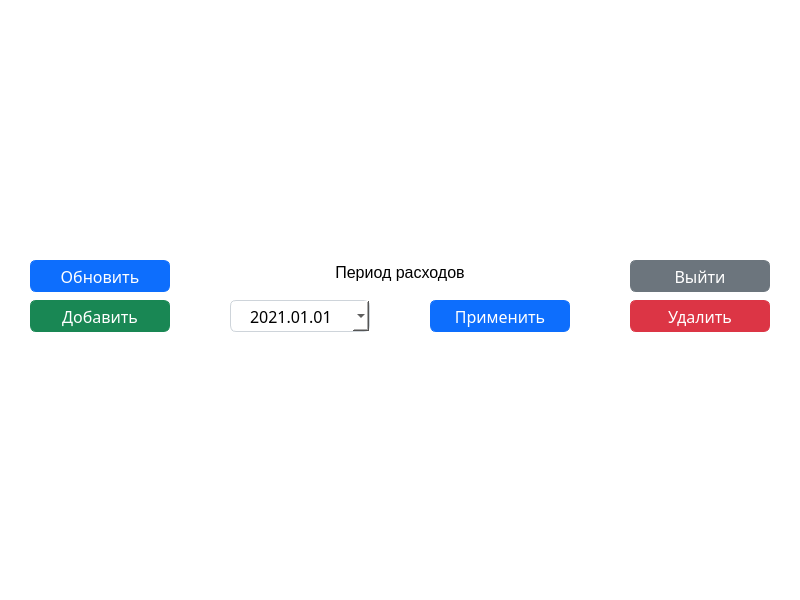
      <widget class="QWidget" name="costsTab">
       <property name="sizePolicy">
        <sizepolicy hsizetype="Fixed" vsizetype="Fixed">
         <horstretch>0</horstretch>
         <verstretch>0</verstretch>
        </sizepolicy>
       </property>
       <property name="minimumSize">
        <size>
         <width>800</width>
         <height>600</height>
        </size>
       </property>
       <property name="maximumSize">
        <size>
         <width>800</width>
         <height>600</height>
        </size>
       </property>
       <property name="styleSheet">
        <string notr="true">border: none;
background-color: rgb(255, 255, 255);</string>
       </property>
       <attribute name="title">
        <string>Расходы</string>
       </attribute>
       <widget class="QPushButton" name="addCostsButton">
        <property name="geometry">
         <rect>
          <x>30</x>
          <y>300</y>
          <width>140</width>
          <height>32</height>
         </rect>
        </property>
        <property name="font">
         <font>
          <family>Trebuchet MS</family>
          <pointsize>12</pointsize>
          <weight>50</weight>
          <bold>false</bold>
         </font>
        </property>
        <property name="styleSheet">
         <string notr="true">QPushButton {
color: white;
border:1px solid rgb(25, 135, 84);
border-radius: 6px;
background-color: rgb(25, 135, 84);
}
QPushButton:focus {
border: 3px solid rgb(21, 115, 71);
outline: none;
}
QPushButton:hover {
border-color: rgb(21, 115, 71);
background-color: rgb(21, 115, 71)
}</string>
        </property>
        <property name="text">
         <string>Добавить</string>
        </property>
       </widget>
       <widget class="QTableView" name="costsTable">
        <property name="geometry">
         <rect>
          <x>30</x>
          <y>345</y>
          <width>740</width>
          <height>230</height>
         </rect>
        </property>
        <property name="sizePolicy">
         <sizepolicy hsizetype="Fixed" vsizetype="Fixed">
          <horstretch>0</horstretch>
          <verstretch>0</verstretch>
         </sizepolicy>
        </property>
        <property name="font">
         <font>
          <family>Trebuchet MS</family>
          <pointsize>10</pointsize>
          <weight>3</weight>
          <bold>false</bold>
          <stylestrategy>PreferAntialias</stylestrategy>
         </font>
        </property>
        <property name="mouseTracking">
         <bool>false</bool>
        </property>
        <property name="focusPolicy">
         <enum>Qt::NoFocus</enum>
        </property>
        <property name="contextMenuPolicy">
         <enum>Qt::NoContextMenu</enum>
        </property>
        <property name="layoutDirection">
         <enum>Qt::LeftToRight</enum>
        </property>
        <property name="styleSheet">
         <string notr="true">QTableView {
color: black;
background-color: rgb(255,255,255);
alternate-background-color :rgb(242,242,242);
selection-background-color: white;
selection-color: rgb(13,110,253);
font-weight: 30;
}
QTableView:item{
border-bottom : 1px solid rgb(222,226,230);
}
QHeaderView:section {
border:none;
border-bottom : 1px solid black;
background-color: rgb(255,255,255);
font: Trebuchet MS;
font-size: 11pt;
}</string>
        </property>
        <property name="frameShape">
         <enum>QFrame::NoFrame</enum>
        </property>
        <property name="frameShadow">
         <enum>QFrame::Plain</enum>
        </property>
        <property name="lineWidth">
         <number>0</number>
        </property>
        <property name="horizontalScrollBarPolicy">
         <enum>Qt::ScrollBarAlwaysOff</enum>
        </property>
        <property name="editTriggers">
         <set>QAbstractItemView::NoEditTriggers</set>
        </property>
        <property name="tabKeyNavigation">
         <bool>false</bool>
        </property>
        <property name="showDropIndicator" stdset="0">
         <bool>false</bool>
        </property>
        <property name="dragDropOverwriteMode">
         <bool>false</bool>
        </property>
        <property name="alternatingRowColors">
         <bool>true</bool>
        </property>
        <property name="selectionMode">
         <enum>QAbstractItemView::SingleSelection</enum>
        </property>
        <property name="selectionBehavior">
         <enum>QAbstractItemView::SelectRows</enum>
        </property>
        <property name="showGrid">
         <bool>false</bool>
        </property>
        <property name="gridStyle">
         <enum>Qt::NoPen</enum>
        </property>
        <property name="wordWrap">
         <bool>false</bool>
        </property>
        <property name="cornerButtonEnabled">
         <bool>false</bool>
        </property>
        <attribute name="horizontalHeaderMinimumSectionSize">
         <number>0</number>
        </attribute>
        <attribute name="horizontalHeaderHighlightSections">
         <bool>false</bool>
        </attribute>
        <attribute name="verticalHeaderVisible">
         <bool>false</bool>
        </attribute>
       </widget>
       <widget class="QWidget" name="chartWidget" native="true">
        <property name="geometry">
         <rect>
          <x>30</x>
          <y>10</y>
          <width>740</width>
          <height>240</height>
         </rect>
        </property>
        <property name="minimumSize">
         <size>
          <width>740</width>
          <height>240</height>
         </size>
        </property>
        <property name="maximumSize">
         <size>
          <width>740</width>
          <height>240</height>
         </size>
        </property>
        <property name="font">
         <font>
          <family>Trebuchet MS</family>
         </font>
        </property>
        <layout class="QHBoxLayout" name="horizontalLayout"/>
       </widget>
       <widget class="QPushButton" name="removeCostsButton">
        <property name="geometry">
         <rect>
          <x>630</x>
          <y>300</y>
          <width>140</width>
          <height>32</height>
         </rect>
        </property>
        <property name="font">
         <font>
          <family>Trebuchet MS</family>
          <pointsize>12</pointsize>
          <weight>50</weight>
          <bold>false</bold>
         </font>
        </property>
        <property name="styleSheet">
         <string notr="true">QPushButton {
color: white;
border:1px solid rgb(220, 53, 69);
border-radius: 6px;
background-color: rgb(220, 53, 69);
}
QPushButton:focus {
border: 3px solid rgb(187, 45, 59);
outline: none;
}
QPushButton:hover {
border-color: rgb(187, 45, 59);
background-color:rgb(187, 45, 59);
}</string>
        </property>
        <property name="text">
         <string>Удалить</string>
        </property>
       </widget>
       <widget class="QFrame" name="addCostsButtonFrame">
        <property name="geometry">
         <rect>
          <x>27</x>
          <y>297</y>
          <width>146</width>
          <height>38</height>
         </rect>
        </property>
        <property name="styleSheet">
         <string notr="true">border: none;
background-color: rgb(255,255,255);</string>
        </property>
        <property name="frameShape">
         <enum>QFrame::StyledPanel</enum>
        </property>
        <property name="frameShadow">
         <enum>QFrame::Raised</enum>
        </property>
       </widget>
       <widget class="QDateEdit" name="selectRange">
        <property name="geometry">
         <rect>
          <x>230</x>
          <y>300</y>
          <width>140</width>
          <height>32</height>
         </rect>
        </property>
        <property name="font">
         <font>
          <family>Trebuchet MS</family>
          <pointsize>12</pointsize>
         </font>
        </property>
        <property name="contextMenuPolicy">
         <enum>Qt::NoContextMenu</enum>
        </property>
        <property name="styleSheet">
         <string notr="true">QDateEdit {
background-color: white;
border: 1px solid rgb(206,212,218);
border-radius: 6px;
color:rgb(0, 0, 0);
}
QDateEdit:focus {
border: 2px solid rgb(143,184,243);
}
QCalendarWidget QToolButton {
height: 30px;
width: 60px;
color: white;
font-size: 14px;
icon-size: 56px, 56px;
background-color: qlineargradient(x1:0, y1:0, x2:0, y2:1, stop: 0 #cccccc, stop: 1 #333333);
  }
  QCalendarWidget QMenu {
        width: 150px;
        left: 20px;
        color: white;
        font-size: 18px;
        background-color: rgb(100, 100, 100);
  }
  QCalendarWidget QSpinBox {
        width: 150px;
        font-size:24px;
        color: white;
        background-color: qlineargradient(x1:0, y1:0, x2:0, y2:1, stop: 0 #cccccc, stop: 1 #333333);
        selection-background-color: rgb(136, 136, 136);
        selection-color: rgb(255, 255, 255);
  }
  QCalendarWidget QSpinBox::up-button { subcontrol-origin: border;  subcontrol-position: top right;  width:65px; }
  QCalendarWidget QSpinBox::down-button {subcontrol-origin: border; subcontrol-position: bottom right;  width:65px;}
  QCalendarWidget QSpinBox::up-arrow { width:56px;  height:56px; }
  QCalendarWidget QSpinBox::down-arrow { width:56px;  height:56px; }

  /* header row */
  QCalendarWidget QWidget { alternate-background-color: rgb(128, 128, 128); }

  /* normal days */
  QCalendarWidget QAbstractItemView:enabled
  {
        font-size:24px;
        color: rgb(180, 180, 180);
        background-color: black;
        selection-background-color: rgb(64, 64, 64);
        selection-color: rgb(0, 255, 0);
  }

  /* days in other months */
  /* navigation bar */
QCalendarWidget QWidget#qt_calendar_navigationbar
{
  background-color: qlineargradient(x1:0, y1:0, x2:0, y2:1, stop: 0 #cccccc, stop: 1 #333333);
}

QCalendarWidget QAbstractItemView:disabled
{
color: rgb(64, 64, 64);
}</string>
        </property>
        <property name="alignment">
         <set>Qt::AlignCenter</set>
        </property>
        <property name="buttonSymbols">
         <enum>QAbstractSpinBox::NoButtons</enum>
        </property>
        <property name="maximumDate">
         <date>
          <year>2100</year>
          <month>12</month>
          <day>31</day>
         </date>
        </property>
        <property name="minimumDate">
         <date>
          <year>2021</year>
          <month>1</month>
          <day>1</day>
         </date>
        </property>
        <property name="displayFormat">
         <string>yyyy.MM.dd</string>
        </property>
        <property name="calendarPopup">
         <bool>true</bool>
        </property>
       </widget>
       <widget class="QPushButton" name="changeDataRangeButton">
        <property name="geometry">
         <rect>
          <x>430</x>
          <y>300</y>
          <width>140</width>
          <height>32</height>
         </rect>
        </property>
        <property name="font">
         <font>
          <family>Trebuchet MS</family>
          <pointsize>12</pointsize>
          <weight>50</weight>
          <bold>false</bold>
         </font>
        </property>
        <property name="styleSheet">
         <string notr="true">QPushButton {
color: white;
border:1px solid rgb(13,110,253);
border-radius: 6px;
background-color: rgb(13,110,253);
}
QPushButton:focus {
border: 3px solid rgb(11,94,215);
outline: none;
}
QPushButton:hover {
border-color: rgb(11,94,215);
background-color: rgb(11,94,215);
}</string>
        </property>
        <property name="text">
         <string>Применить</string>
        </property>
       </widget>
       <widget class="QLabel" name="label">
        <property name="geometry">
         <rect>
          <x>300</x>
          <y>260</y>
          <width>200</width>
          <height>25</height>
         </rect>
        </property>
        <property name="font">
         <font>
          <pointsize>12</pointsize>
         </font>
        </property>
        <property name="styleSheet">
         <string notr="true">color: black;</string>
        </property>
        <property name="text">
         <string>Период расходов</string>
        </property>
        <property name="alignment">
         <set>Qt::AlignCenter</set>
        </property>
       </widget>
       <widget class="QPushButton" name="exitButton">
        <property name="geometry">
         <rect>
          <x>630</x>
          <y>260</y>
          <width>140</width>
          <height>32</height>
         </rect>
        </property>
        <property name="font">
         <font>
          <family>Trebuchet MS</family>
          <pointsize>12</pointsize>
          <weight>50</weight>
          <bold>false</bold>
         </font>
        </property>
        <property name="styleSheet">
         <string notr="true">QPushButton {
color: white;
border:1px solid rgb(108,117,125);
border-radius: 6px;
background-color: rgb(108,117,125);
}
QPushButton:focus {
border:3px solid rgb(92,99,106);
outline: none;
}
QPushButton:hover {
border-color: rgb(92,99,106);
background-color: rgb(92,99,106);
}
</string>
        </property>
        <property name="text">
         <string>Выйти</string>
        </property>
       </widget>
       <widget class="QPushButton" name="updateButton">
        <property name="geometry">
         <rect>
          <x>30</x>
          <y>260</y>
          <width>140</width>
          <height>32</height>
         </rect>
        </property>
        <property name="font">
         <font>
          <family>Trebuchet MS</family>
          <pointsize>12</pointsize>
          <weight>50</weight>
          <bold>false</bold>
         </font>
        </property>
        <property name="styleSheet">
         <string notr="true">QPushButton {
color: white;
border:1px solid rgb(13,110,253);
border-radius: 6px;
background-color: rgb(13,110,253);
}
QPushButton:focus {
border: 3px solid rgb(11,94,215);
outline: none;
}
QPushButton:hover {
border-color: rgb(11,94,215);
background-color: rgb(11,94,215);
}</string>
        </property>
        <property name="text">
         <string>Обновить</string>
        </property>
       </widget>
       <widget class="QFrame" name="changeDataRangeButtonFrame">
        <property name="geometry">
         <rect>
          <x>427</x>
          <y>297</y>
          <width>146</width>
          <height>38</height>
         </rect>
        </property>
        <property name="styleSheet">
         <string notr="true">border: none;
background-color: rgb(255,255,255);</string>
        </property>
        <property name="frameShape">
         <enum>QFrame::StyledPanel</enum>
        </property>
        <property name="frameShadow">
         <enum>QFrame::Raised</enum>
        </property>
       </widget>
       <widget class="QFrame" name="removeCostsButtonFrame">
        <property name="geometry">
         <rect>
          <x>627</x>
          <y>297</y>
          <width>146</width>
          <height>38</height>
         </rect>
        </property>
        <property name="styleSheet">
         <string notr="true">border: none;
background-color: rgb(255,255,255);</string>
        </property>
        <property name="frameShape">
         <enum>QFrame::StyledPanel</enum>
        </property>
        <property name="frameShadow">
         <enum>QFrame::Raised</enum>
        </property>
       </widget>
       <widget class="QFrame" name="updateButtonFrame">
        <property name="geometry">
         <rect>
          <x>27</x>
          <y>257</y>
          <width>146</width>
          <height>38</height>
         </rect>
        </property>
        <property name="styleSheet">
         <string notr="true">border: none;
background-color: rgb(255,255,255);</string>
        </property>
        <property name="frameShape">
         <enum>QFrame::StyledPanel</enum>
        </property>
        <property name="frameShadow">
         <enum>QFrame::Raised</enum>
        </property>
       </widget>
       <widget class="QFrame" name="exitButtonFrame">
        <property name="geometry">
         <rect>
          <x>627</x>
          <y>257</y>
          <width>146</width>
          <height>38</height>
         </rect>
        </property>
        <property name="styleSheet">
         <string notr="true">border: none;
background-color: rgb(255,255,255);</string>
        </property>
        <property name="frameShape">
         <enum>QFrame::StyledPanel</enum>
        </property>
        <property name="frameShadow">
         <enum>QFrame::Raised</enum>
        </property>
       </widget>
       <zorder>exitButtonFrame</zorder>
       <zorder>chartWidget</zorder>
       <zorder>updateButtonFrame</zorder>
       <zorder>changeDataRangeButtonFrame</zorder>
       <zorder>removeCostsButtonFrame</zorder>
       <zorder>costsTable</zorder>
       <zorder>addCostsButtonFrame</zorder>
       <zorder>addCostsButton</zorder>
       <zorder>removeCostsButton</zorder>
       <zorder>selectRange</zorder>
       <zorder>changeDataRangeButton</zorder>
       <zorder>label</zorder>
       <zorder>exitButton</zorder>
       <zorder>updateButton</zorder>
      </widget>
